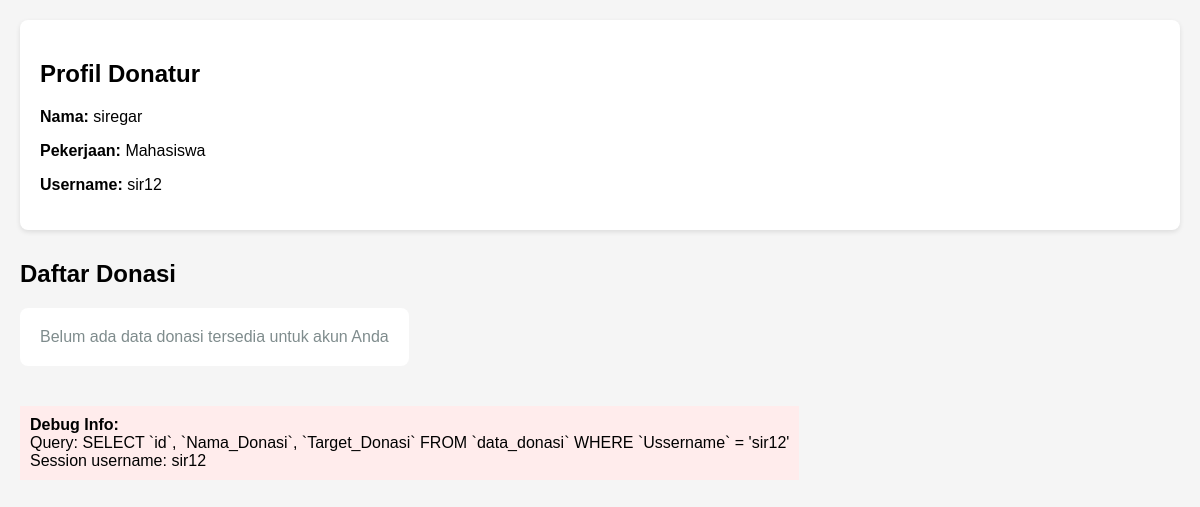
Page /profil.php (signed in) on the committed database.
### tables this page shows
CREATE TABLE `data_donatur` (
  `id` int(11) NOT NULL,
  `Nama` varchar(70) NOT NULL,
  `Pekerjaan` varchar(70) NOT NULL,
  `Ussername` varchar(70) NOT NULL,
  `Password` varchar(400) NOT NULL
);

### profil.php (the view, shortened to what this page needs)
<!DOCTYPE html>
<html lang="en">
<head>
</head>
<body>
    <div class="profile-container">
        <?php
        $host = "localhost";
        $username = "root";
        $passwordd = "";
        $database = "wbs";
        $koneksi = mysqli_connect($host, $username, $passwordd, $database);
        if(isset($_SESSION['username'])) {
            $session_username = $_SESSION['username'];
            $query = "SELECT `Nama`, `Pekerjaan`, `Ussername` FROM `data_donatur` WHERE `Ussername` = ?";
            $stmt = mysqli_prepare($koneksi, $query);
            mysqli_stmt_bind_param($stmt, "s", $session_username);
            mysqli_stmt_execute($stmt);
            $result = mysqli_stmt_get_result($stmt);
            if ($row = mysqli_fetch_assoc($result)) {
                echo "<h2>Profil Donatur</h2>";
                echo "<p><strong>Nama:</strong> " . htmlspecialchars($row['Nama']) . "</p>";
                echo "<p><strong>Pekerjaan:</strong> " . htmlspecialchars($row['Pekerjaan']) . "</p>";
                echo "<p><strong>Username:</strong> " . htmlspecialchars($row['Ussername']) . "</p>";
            } else {
                echo "<p>Data profil tidak ditemukan.</p>";
            }
        } else {
            echo "<p>Anda belum login. <a href='login.php'>Login disini</a></p>";
        }
        ?>
    </div>
    <h2>Daftar Donasi</h2>
    <div class="donation-container">
        <?php
        $query_select = "SELECT `id`, `Nama_Donasi`, `Target_Donasi` FROM `data_donasi` WHERE `Ussername` = '$session_username'";
        $result = mysqli_query($koneksi, $query_select);
        if (mysqli_num_rows($result) > 0) {
            while ($row = mysqli_fetch_assoc($result)) {
                echo '<div class="donation-card">';
                echo '<div class="donation-title">' . htmlspecialchars($row['Nama_Donasi']) . '</div>';
                echo '<div class="donation-target">Target: Rp ' . number_format($row['Target_Donasi']) . '</div>';
                echo '<div class="action-buttons">';
                echo '<a href="update.php?id=' . $row['id'] . '" class="update-button">Update</a>';
                echo '<a href="delete.php?id=' . $row['id'] . '" class="delete-button">Delete</a>';
                echo '</div>';
                echo '</div>';
            }
        } else {
            echo '<div class="no-data">Belum ada data donasi tersedia untuk akun Anda</div>';
            echo '<div style="background:#ffecec;padding:10px;margin-top:20px;">';
            echo '<strong>Debug Info:</strong><br>';
            echo 'Query: ' . htmlspecialchars($query_select) . '<br>';
            echo 'Session username: ' . htmlspecialchars($session_username ?? 'NULL');
            echo '</div>';
        }
        ?>
    </div>
</body>
</html>

### profil.php (style rules this page uses)
body { font-family: 'Arial', sans-serif; background-color: #f5f5f5; margin: 0; padding: 20px; }
.profile-container { background-color: white; padding: 20px; border-radius: 8px; box-shadow: 0 2px 5px rgba(0,0,0,0.1); margin-bottom: 30px; }
.donation-container { display: flex; flex-wrap: wrap; gap: 20px; }
.no-data { background-color: white; padding: 20px; border-radius: 8px; text-align: center; color: #7f8c8d; }

### rows in the picture
data_donatur: Nama "siregar", Pekerjaan "Mahasiswa", Ussername "sir12"

### other values in the picture
$query_select "SELECT `id`, `Nama_Donasi`, `Target_Donasi` FROM `data_donasi` WHERE `Ussername` = 'sir12'"
$session_username "sir12"
